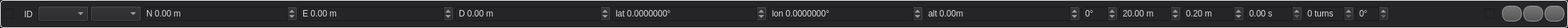
<?xml version="1.0" encoding="UTF-8"?>
<ui version="4.0">
 <class>WaypointEditableView</class>
 <widget class="QWidget" name="WaypointEditableView">
  <property name="geometry">
   <rect>
    <x>0</x>
    <y>0</y>
    <width>2208</width>
    <height>39</height>
   </rect>
  </property>
  <property name="sizePolicy">
   <sizepolicy hsizetype="Expanding" vsizetype="Fixed">
    <horstretch>0</horstretch>
    <verstretch>0</verstretch>
   </sizepolicy>
  </property>
  <property name="minimumSize">
   <size>
    <width>200</width>
    <height>0</height>
   </size>
  </property>
  <property name="windowTitle">
   <string>Form</string>
  </property>
  <property name="styleSheet">
   <string notr="true">QWidget#colorIcon {}

QWidget {
background-color: #252528;
color: #DDDDDF;
border-color: #CCCCCF;
}

QCheckBox {
background-color: #252528;
color: #454545;
}

QGroupBox {
	border: 1px solid #EEEEEE;
	border-radius: 5px;
	padding: 0px 0px 0px 0px;
margin-top: 1ex; /* leave space at the top for the title */
	margin: 0px;
}

 QGroupBox::title {
     subcontrol-origin: margin;
     subcontrol-position: top center; /* position at the top center */
     margin: 0 3px 0px 3px;
     padding: 0 3px 0px 0px;
     font: bold 8px;
 }

 QDockWidget {
	font: bold;
    border: 1px solid #32345E;
}

QPushButton {
	font-weight: bold;
	font-size: 12px;
	border: 1px solid #999999;
	border-radius: 10px;
	min-width:22px;
	max-width: 36px;
	min-height: 16px;
	max-height: 16px;
	padding: 2px;
	background-color: qlineargradient(x1: 0, y1: 0, x2: 0, y2: 1, stop: 0 #777777, stop: 1 #555555);
}

QPushButton:pressed {
	background-color: qlineargradient(x1: 0, y1: 0, x2: 0, y2: 1, stop: 0 #444444, stop: 1 #555555);
}
</string>
  </property>
  <layout class="QGridLayout" name="gridLayout">
   <property name="margin">
    <number>0</number>
   </property>
   <property name="spacing">
    <number>0</number>
   </property>
   <item row="0" column="0">
    <widget class="QGroupBox" name="groupBox">
     <property name="sizePolicy">
      <sizepolicy hsizetype="Expanding" vsizetype="Preferred">
       <horstretch>0</horstretch>
       <verstretch>0</verstretch>
      </sizepolicy>
     </property>
     <property name="title">
      <string/>
     </property>
     <layout class="QHBoxLayout" name="horizontalLayout" stretch="5,5,5,5,50,50,50,50,50,50,5,20,20,5,10,10,10,20,5,5,5,5">
      <property name="spacing">
       <number>2</number>
      </property>
      <property name="margin">
       <number>4</number>
      </property>
      <item>
       <widget class="QCheckBox" name="selectedBox">
        <property name="focusPolicy">
         <enum>Qt::TabFocus</enum>
        </property>
        <property name="toolTip">
         <string>Currently selected waypoint</string>
        </property>
        <property name="statusTip">
         <string>Currently selected waypoint</string>
        </property>
        <property name="text">
         <string/>
        </property>
        <property name="iconSize">
         <size>
          <width>16</width>
          <height>16</height>
         </size>
        </property>
       </widget>
      </item>
      <item>
       <widget class="QLabel" name="idLabel">
        <property name="minimumSize">
         <size>
          <width>15</width>
          <height>0</height>
         </size>
        </property>
        <property name="toolTip">
         <string>Waypoint Sequence Number</string>
        </property>
        <property name="text">
         <string>ID</string>
        </property>
        <property name="alignment">
         <set>Qt::AlignCenter</set>
        </property>
       </widget>
      </item>
      <item>
       <widget class="QComboBox" name="comboBox_action">
        <property name="sizePolicy">
         <sizepolicy hsizetype="Expanding" vsizetype="Fixed">
          <horstretch>0</horstretch>
          <verstretch>0</verstretch>
         </sizepolicy>
        </property>
        <property name="toolTip">
         <string>Action at Waypoint</string>
        </property>
        <property name="statusTip">
         <string>Action at Waypoint</string>
        </property>
        <property name="sizeAdjustPolicy">
         <enum>QComboBox::AdjustToContentsOnFirstShow</enum>
        </property>
       </widget>
      </item>
      <item>
       <widget class="QComboBox" name="comboBox_frame">
        <property name="sizePolicy">
         <sizepolicy hsizetype="Expanding" vsizetype="Fixed">
          <horstretch>0</horstretch>
          <verstretch>0</verstretch>
         </sizepolicy>
        </property>
        <property name="toolTip">
         <string>Coordinate frame</string>
        </property>
        <property name="statusTip">
         <string>Coordinate frame</string>
        </property>
        <property name="sizeAdjustPolicy">
         <enum>QComboBox::AdjustToContentsOnFirstShow</enum>
        </property>
       </widget>
      </item>
      <item>
       <widget class="QDoubleSpinBox" name="posNSpinBox">
        <property name="sizePolicy">
         <sizepolicy hsizetype="Expanding" vsizetype="Fixed">
          <horstretch>0</horstretch>
          <verstretch>0</verstretch>
         </sizepolicy>
        </property>
        <property name="focusPolicy">
         <enum>Qt::WheelFocus</enum>
        </property>
        <property name="toolTip">
         <string>Position X coordinate</string>
        </property>
        <property name="statusTip">
         <string>Position X corrdinate</string>
        </property>
        <property name="wrapping">
         <bool>false</bool>
        </property>
        <property name="frame">
         <bool>true</bool>
        </property>
        <property name="accelerated">
         <bool>true</bool>
        </property>
        <property name="prefix">
         <string>N </string>
        </property>
        <property name="suffix">
         <string> m</string>
        </property>
        <property name="minimum">
         <double>-10000.000000000000000</double>
        </property>
        <property name="maximum">
         <double>10000.000000000000000</double>
        </property>
        <property name="singleStep">
         <double>0.050000000000000</double>
        </property>
       </widget>
      </item>
      <item>
       <widget class="QDoubleSpinBox" name="posESpinBox">
        <property name="sizePolicy">
         <sizepolicy hsizetype="Expanding" vsizetype="Fixed">
          <horstretch>0</horstretch>
          <verstretch>0</verstretch>
         </sizepolicy>
        </property>
        <property name="focusPolicy">
         <enum>Qt::WheelFocus</enum>
        </property>
        <property name="toolTip">
         <string>Position Y/Longitude coordinate</string>
        </property>
        <property name="statusTip">
         <string>Position Y/Longitude coordinate</string>
        </property>
        <property name="prefix">
         <string>E </string>
        </property>
        <property name="suffix">
         <string> m</string>
        </property>
        <property name="minimum">
         <double>-10000.000000000000000</double>
        </property>
        <property name="maximum">
         <double>10000.000000000000000</double>
        </property>
        <property name="singleStep">
         <double>0.050000000000000</double>
        </property>
        <property name="value">
         <double>0.000000000000000</double>
        </property>
       </widget>
      </item>
      <item>
       <widget class="QDoubleSpinBox" name="posDSpinBox">
        <property name="sizePolicy">
         <sizepolicy hsizetype="Expanding" vsizetype="Fixed">
          <horstretch>0</horstretch>
          <verstretch>0</verstretch>
         </sizepolicy>
        </property>
        <property name="focusPolicy">
         <enum>Qt::WheelFocus</enum>
        </property>
        <property name="toolTip">
         <string>Position Z coordinate (local frame, negative)</string>
        </property>
        <property name="statusTip">
         <string/>
        </property>
        <property name="prefix">
         <string>D </string>
        </property>
        <property name="suffix">
         <string> m</string>
        </property>
        <property name="minimum">
         <double>-10000.000000000000000</double>
        </property>
        <property name="maximum">
         <double>10000.000000000000000</double>
        </property>
        <property name="singleStep">
         <double>0.050000000000000</double>
        </property>
       </widget>
      </item>
      <item>
       <widget class="QDoubleSpinBox" name="latSpinBox">
        <property name="sizePolicy">
         <sizepolicy hsizetype="Expanding" vsizetype="Fixed">
          <horstretch>0</horstretch>
          <verstretch>0</verstretch>
         </sizepolicy>
        </property>
        <property name="focusPolicy">
         <enum>Qt::WheelFocus</enum>
        </property>
        <property name="toolTip">
         <string>Latitude in degrees</string>
        </property>
        <property name="statusTip">
         <string>Latitude in degrees</string>
        </property>
        <property name="prefix">
         <string>lat </string>
        </property>
        <property name="suffix">
         <string>°</string>
        </property>
        <property name="decimals">
         <number>7</number>
        </property>
        <property name="minimum">
         <double>-90.000000000000000</double>
        </property>
        <property name="maximum">
         <double>90.000000000000000</double>
        </property>
        <property name="singleStep">
         <double>0.000010000000000</double>
        </property>
       </widget>
      </item>
      <item>
       <widget class="QDoubleSpinBox" name="lonSpinBox">
        <property name="sizePolicy">
         <sizepolicy hsizetype="Expanding" vsizetype="Fixed">
          <horstretch>0</horstretch>
          <verstretch>0</verstretch>
         </sizepolicy>
        </property>
        <property name="focusPolicy">
         <enum>Qt::WheelFocus</enum>
        </property>
        <property name="toolTip">
         <string>Longitude in degrees</string>
        </property>
        <property name="statusTip">
         <string>Longitude in degrees</string>
        </property>
        <property name="prefix">
         <string>lon </string>
        </property>
        <property name="suffix">
         <string>°</string>
        </property>
        <property name="decimals">
         <number>7</number>
        </property>
        <property name="minimum">
         <double>-180.000000000000000</double>
        </property>
        <property name="maximum">
         <double>180.000000000000000</double>
        </property>
        <property name="singleStep">
         <double>0.000010000000000</double>
        </property>
       </widget>
      </item>
      <item>
       <widget class="QDoubleSpinBox" name="altSpinBox">
        <property name="sizePolicy">
         <sizepolicy hsizetype="Expanding" vsizetype="Fixed">
          <horstretch>0</horstretch>
          <verstretch>0</verstretch>
         </sizepolicy>
        </property>
        <property name="toolTip">
         <string>Altitude in meters</string>
        </property>
        <property name="statusTip">
         <string>Altitude in meters</string>
        </property>
        <property name="prefix">
         <string>alt </string>
        </property>
        <property name="suffix">
         <string>m</string>
        </property>
        <property name="decimals">
         <number>2</number>
        </property>
        <property name="minimum">
         <double>-100000.000000000000000</double>
        </property>
        <property name="maximum">
         <double>100000.000000000000000</double>
        </property>
       </widget>
      </item>
      <item>
       <widget class="QSpinBox" name="yawSpinBox">
        <property name="sizePolicy">
         <sizepolicy hsizetype="Expanding" vsizetype="Fixed">
          <horstretch>0</horstretch>
          <verstretch>0</verstretch>
         </sizepolicy>
        </property>
        <property name="focusPolicy">
         <enum>Qt::StrongFocus</enum>
        </property>
        <property name="toolTip">
         <string>Rotary wing only: Desired yaw angle at waypoint</string>
        </property>
        <property name="statusTip">
         <string>Rotary wing only: Desired yaw angle at waypoint</string>
        </property>
        <property name="wrapping">
         <bool>true</bool>
        </property>
        <property name="suffix">
         <string>°</string>
        </property>
        <property name="minimum">
         <number>-180</number>
        </property>
        <property name="maximum">
         <number>180</number>
        </property>
        <property name="singleStep">
         <number>10</number>
        </property>
       </widget>
      </item>
      <item>
       <widget class="QDoubleSpinBox" name="orbitSpinBox">
        <property name="sizePolicy">
         <sizepolicy hsizetype="Expanding" vsizetype="Fixed">
          <horstretch>0</horstretch>
          <verstretch>0</verstretch>
         </sizepolicy>
        </property>
        <property name="focusPolicy">
         <enum>Qt::StrongFocus</enum>
        </property>
        <property name="toolTip">
         <string>Loiter radius</string>
        </property>
        <property name="statusTip">
         <string>Loiter radius</string>
        </property>
        <property name="suffix">
         <string> m</string>
        </property>
        <property name="minimum">
         <double>0.050000000000000</double>
        </property>
        <property name="maximum">
         <double>5000.000000000000000</double>
        </property>
        <property name="singleStep">
         <double>1.000000000000000</double>
        </property>
        <property name="value">
         <double>20.000000000000000</double>
        </property>
       </widget>
      </item>
      <item>
       <widget class="QDoubleSpinBox" name="acceptanceSpinBox">
        <property name="toolTip">
         <string>Uncertainty radius in meters
where to accept this waypoint as reached</string>
        </property>
        <property name="statusTip">
         <string>Uncertainty radius in meters where to accept this waypoint as reached</string>
        </property>
        <property name="suffix">
         <string> m</string>
        </property>
        <property name="value">
         <double>0.200000000000000</double>
        </property>
       </widget>
      </item>
      <item>
       <widget class="QDoubleSpinBox" name="holdTimeSpinBox">
        <property name="toolTip">
         <string>Rotaty wing and ground vehicles only:
Time to stay at this position before advancing</string>
        </property>
        <property name="statusTip">
         <string>Rotaty wing and ground vehicles only: Time to stay at this position before advancing</string>
        </property>
        <property name="suffix">
         <string> s</string>
        </property>
        <property name="maximum">
         <double>9999.989999999999782</double>
        </property>
       </widget>
      </item>
      <item>
       <widget class="QSpinBox" name="turnsSpinBox">
        <property name="toolTip">
         <string>Number of turns to loiter</string>
        </property>
        <property name="statusTip">
         <string>Number of turns to loiter</string>
        </property>
        <property name="suffix">
         <string> turns</string>
        </property>
        <property name="maximum">
         <number>99</number>
        </property>
       </widget>
      </item>
      <item>
       <widget class="QDoubleSpinBox" name="takeOffAngleSpinBox">
        <property name="sizePolicy">
         <sizepolicy hsizetype="Expanding" vsizetype="Fixed">
          <horstretch>0</horstretch>
          <verstretch>0</verstretch>
         </sizepolicy>
        </property>
        <property name="focusPolicy">
         <enum>Qt::StrongFocus</enum>
        </property>
        <property name="toolTip">
         <string>Take off angle</string>
        </property>
        <property name="statusTip">
         <string>Take off angle</string>
        </property>
        <property name="prefix">
         <string/>
        </property>
        <property name="suffix">
         <string>°</string>
        </property>
        <property name="decimals">
         <number>0</number>
        </property>
       </widget>
      </item>
      <item>
       <widget class="QWidget" name="customActionWidget" native="true">
        <property name="sizePolicy">
         <sizepolicy hsizetype="Expanding" vsizetype="Preferred">
          <horstretch>0</horstretch>
          <verstretch>0</verstretch>
         </sizepolicy>
        </property>
       </widget>
      </item>
      <item>
       <spacer name="removeSpacer">
        <property name="orientation">
         <enum>Qt::Horizontal</enum>
        </property>
        <property name="sizeHint" stdset="0">
         <size>
          <width>5</width>
          <height>20</height>
         </size>
        </property>
       </spacer>
      </item>
      <item>
       <widget class="QCheckBox" name="autoContinue">
        <property name="toolTip">
         <string>Automatically continue after this waypoint</string>
        </property>
        <property name="statusTip">
         <string>Automatically continue after this waypoint</string>
        </property>
        <property name="text">
         <string/>
        </property>
       </widget>
      </item>
      <item>
       <widget class="QPushButton" name="upButton">
        <property name="minimumSize">
         <size>
          <width>28</width>
          <height>22</height>
         </size>
        </property>
        <property name="focusPolicy">
         <enum>Qt::NoFocus</enum>
        </property>
        <property name="toolTip">
         <string>Move Up in List</string>
        </property>
        <property name="statusTip">
         <string>Move Up in List</string>
        </property>
        <property name="text">
         <string/>
        </property>
        <property name="icon">
         <iconset resource="../../qgroundcontrol.qrc">
          <normaloff>:/images/actions/go-up.svg</normaloff>:/images/actions/go-up.svg</iconset>
        </property>
       </widget>
      </item>
      <item>
       <widget class="QPushButton" name="downButton">
        <property name="minimumSize">
         <size>
          <width>28</width>
          <height>22</height>
         </size>
        </property>
        <property name="focusPolicy">
         <enum>Qt::NoFocus</enum>
        </property>
        <property name="toolTip">
         <string>Move Down in List</string>
        </property>
        <property name="statusTip">
         <string>Move Down in List</string>
        </property>
        <property name="text">
         <string/>
        </property>
        <property name="icon">
         <iconset resource="../../qgroundcontrol.qrc">
          <normaloff>:/images/actions/go-down.svg</normaloff>:/images/actions/go-down.svg</iconset>
        </property>
       </widget>
      </item>
      <item>
       <widget class="QPushButton" name="removeButton">
        <property name="minimumSize">
         <size>
          <width>28</width>
          <height>22</height>
         </size>
        </property>
        <property name="focusPolicy">
         <enum>Qt::NoFocus</enum>
        </property>
        <property name="toolTip">
         <string>Delete</string>
        </property>
        <property name="text">
         <string/>
        </property>
        <property name="icon">
         <iconset resource="../../qgroundcontrol.qrc">
          <normaloff>:/images/actions/list-remove.svg</normaloff>:/images/actions/list-remove.svg</iconset>
        </property>
       </widget>
      </item>
     </layout>
    </widget>
   </item>
  </layout>
 </widget>
 <resources>
  <include location="../../qgroundcontrol.qrc"/>
 </resources>
 <connections/>
</ui>
